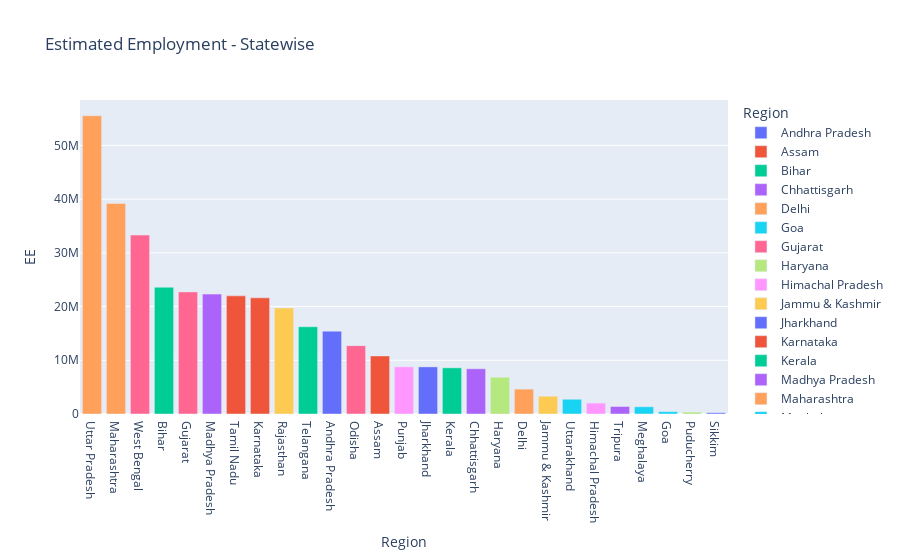

Notebook cell for this chart:
### Code cell
fig = px.bar(State,x='Region',y='EE',color='Region',title='Estimated Employment - Statewise')
fig.update_layout(xaxis={'categoryorder':'total descending'})
fig.show()

### Figure 1 — Plotly figure (JSON) as saved in the notebook; plotly's stock layout.template omitted (floating-point values rounded to 4 significant figures)
{"data": [{"alignmentgroup": "True", "hovertemplate": "Region=%{x}<br>EE=%{y}<extra></extra>", "legendgroup": "Andhra Pradesh", "marker": {"color": "#636efa", "pattern": {"shape": ""}}, "name": "Andhra Pradesh", "offsetgroup": "Andhra Pradesh", "orientation": "v", "showlegend": true, "textposition": "auto", "type": "bar", "x": ["Andhra Pradesh"], "xaxis": "x", "y": [15425480], "yaxis": "y"}, {"alignmentgroup": "True", "hovertemplate": "Region=%{x}<br>EE=%{y}<extra></extra>", "legendgroup": "Assam", "marker": {"color": "#EF553B", "pattern": {"shape": ""}}, "name": "Assam", "offsetgroup": "Assam", "orientation": "v", "showlegend": true, "textposition": "auto", "type": "bar", "x": ["Assam"], "xaxis": "x", "y": [10810000.0], "yaxis": "y"}, {"alignmentgroup": "True", "hovertemplate": "Region=%{x}<br>EE=%{y}<extra></extra>", "legendgroup": "Bihar", "marker": {"color": "#00cc96", "pattern": {"shape": ""}}, "name": "Bihar", "offsetgroup": "Bihar", "orientation": "v", "showlegend": true, "textposition": "auto", "type": "bar", "x": ["Bihar"], "xaxis": "x", "y": [23606828], "yaxis": "y"}, {"alignmentgroup": "True", "hovertemplate": "Region=%{x}<br>EE=%{y}<extra></extra>", "legendgroup": "Chhattisgarh", "marker": {"color": "#ab63fa", "pattern": {"shape": ""}}, "name": "Chhattisgarh", "offsetgroup": "Chhattisgarh", "orientation": "v", "showlegend": true, "textposition": "auto", "type": "bar", "x": ["Chhattisgarh"], "xaxis": "x", "y": [8421000.0], "yaxis": "y"}, {"alignmentgroup": "True", "hovertemplate": "Region=%{x}<br>EE=%{y}<extra></extra>", "legendgroup": "Delhi", "marker": {"color": "#FFA15A", "pattern": {"shape": ""}}, "name": "Delhi", "offsetgroup": "Delhi", "orientation": "v", "showlegend": true, "textposition": "auto", "type": "bar", "x": ["Delhi"], "xaxis": "x", "y": [4633000.0], "yaxis": "y"}, {"alignmentgroup": "True", "hovertemplate": "Region=%{x}<br>EE=%{y}<extra></extra>", "legendgroup": "Goa", "marker": {"color": "#19d3f3", "pattern": {"shape": ""}}, "name": "Goa", "offsetgroup": "Goa", "orientation": "v", "showlegend": true, "textposition": "auto", "type": "bar", "x": ["Goa"], "xaxis": "x", "y": [442400.0], "yaxis": "y"}, {"alignmentgroup": "True", "hovertemplate": "Region=%{x}<br>EE=%{y}<extra></extra>", "legendgroup": "Gujarat", "marker": {"color": "#FF6692", "pattern": {"shape": ""}}, "name": "Gujarat", "offsetgroup": "Gujarat", "orientation": "v", "showlegend": true, "textposition": "auto", "type": "bar", "x": ["Gujarat"], "xaxis": "x", "y": [22730000.0], "yaxis": "y"}, {"alignmentgroup": "True", "hovertemplate": "Region=%{x}<br>EE=%{y}<extra></extra>", "legendgroup": "Haryana", "marker": {"color": "#B6E880", "pattern": {"shape": ""}}, "name": "Haryana", "offsetgroup": "Haryana", "orientation": "v", "showlegend": true, "textposition": "auto", "type": "bar", "x": ["Haryana"], "xaxis": "x", "y": [6844059], "yaxis": "y"}, {"alignmentgroup": "True", "hovertemplate": "Region=%{x}<br>EE=%{y}<extra></extra>", "legendgroup": "Himachal Pradesh", "marker": {"color": "#FF97FF", "pattern": {"shape": ""}}, "name": "Himachal Pradesh", "offsetgroup": "Himachal Pradesh", "orientation": "v", "showlegend": true, "textposition": "auto", "type": "bar", "x": ["Himachal Pradesh"], "xaxis": "x", "y": [2034000.0], "yaxis": "y"}, {"alignmentgroup": "True", "hovertemplate": "Region=%{x}<br>EE=%{y}<extra></extra>", "legendgroup": "Jammu & Kashmir", "marker": {"color": "#FECB52", "pattern": {"shape": ""}}, "name": "Jammu & Kashmir", "offsetgroup": "Jammu & Kashmir", "orientation": "v", "showlegend": true, "textposition": "auto", "type": "bar", "x": ["Jammu & Kashmir"], "xaxis": "x", "y": [3310000.0], "yaxis": "y"}, {"alignmentgroup": "True", "hovertemplate": "Region=%{x}<br>EE=%{y}<extra></extra>", "legendgroup": "Jharkhand", "marker": {"color": "#636efa", "pattern": {"shape": ""}}, "name": "Jharkhand", "offsetgroup": "Jharkhand", "orientation": "v", "showlegend": true, "textposition": "auto", "type": "bar", "x": ["Jharkhand"], "xaxis": "x", "y": [8771000.0], "yaxis": "y"}, {"alignmentgroup": "True", "hovertemplate": "Region=%{x}<br>EE=%{y}<extra></extra>", "legendgroup": "Karnataka", "marker": {"color": "#EF553B", "pattern": {"shape": ""}}, "name": "Karnataka", "offsetgroup": "Karnataka", "orientation": "v", "showlegend": true, "textposition": "auto", "type": "bar", "x": ["Karnataka"], "xaxis": "x", "y": [21620000.0], "yaxis": "y"}, {"alignmentgroup": "True", "hovertemplate": "Region=%{x}<br>EE=%{y}<extra></extra>", "legendgroup": "Kerala", "marker": {"color": "#00cc96", "pattern": {"shape": ""}}, "name": "Kerala", "offsetgroup": "Kerala", "orientation": "v", "showlegend": true, "textposition": "auto", "type": "bar", "x": ["Kerala"], "xaxis": "x", "y": [8597000.0], "yaxis": "y"}, {"alignmentgroup": "True", "hovertemplate": "Region=%{x}<br>EE=%{y}<extra></extra>", "legendgroup": "Madhya Pradesh", "marker": {"color": "#ab63fa", "pattern": {"shape": ""}}, "name": "Madhya Pradesh", "offsetgroup": "Madhya Pradesh", "orientation": "v", "showlegend": true, "textposition": "auto", "type": "bar", "x": ["Madhya Pradesh"], "xaxis": "x", "y": [22320000.0], "yaxis": "y"}, {"alignmentgroup": "True", "hovertemplate": "Region=%{x}<br>EE=%{y}<extra></extra>", "legendgroup": "Maharashtra", "marker": {"color": "#FFA15A", "pattern": {"shape": ""}}, "name": "Maharashtra", "offsetgroup": "Maharashtra", "orientation": "v", "showlegend": true, "textposition": "auto", "type": "bar", "x": ["Maharashtra"], "xaxis": "x", "y": [39200000.0], "yaxis": "y"}, {"alignmentgroup": "True", "hovertemplate": "Region=%{x}<br>EE=%{y}<extra></extra>", "legendgroup": "Meghalaya", "marker": {"color": "#19d3f3", "pattern": {"shape": ""}}, "name": "Meghalaya", "offsetgroup": "Meghalaya", "orientation": "v", "showlegend": true, "textposition": "auto", "type": "bar", "x": ["Meghalaya"], "xaxis": "x", "y": [1350000.0], "yaxis": "y"}, {"alignmentgroup": "True", "hovertemplate": "Region=%{x}<br>EE=%{y}<extra></extra>", "legendgroup": "Odisha", "marker": {"color": "#FF6692", "pattern": {"shape": ""}}, "name": "Odisha", "offsetgroup": "Odisha", "orientation": "v", "showlegend": true, "textposition": "auto", "type": "bar", "x": ["Odisha"], "xaxis": "x", "y": [12730000.0], "yaxis": "y"}, {"alignmentgroup": "True", "hovertemplate": "Region=%{x}<br>EE=%{y}<extra></extra>", "legendgroup": "Puducherry", "marker": {"color": "#B6E880", "pattern": {"shape": ""}}, "name": "Puducherry", "offsetgroup": "Puducherry", "orientation": "v", "showlegend": true, "textposition": "auto", "type": "bar", "x": ["Puducherry"], "xaxis": "x", "y": [365300.0], "yaxis": "y"}, {"alignmentgroup": "True", "hovertemplate": "Region=%{x}<br>EE=%{y}<extra></extra>", "legendgroup": "Punjab", "marker": {"color": "#FF97FF", "pattern": {"shape": ""}}, "name": "Punjab", "offsetgroup": "Punjab", "orientation": "v", "showlegend": true, "textposition": "auto", "type": "bar", "x": ["Punjab"], "xaxis": "x", "y": [8783000.0], "yaxis": "y"}, {"alignmentgroup": "True", "hovertemplate": "Region=%{x}<br>EE=%{y}<extra></extra>", "legendgroup": "Rajasthan", "marker": {"color": "#FECB52", "pattern": {"shape": ""}}, "name": "Rajasthan", "offsetgroup": "Rajasthan", "orientation": "v", "showlegend": true, "textposition": "auto", "type": "bar", "x": ["Rajasthan"], "xaxis": "x", "y": [19730000.0], "yaxis": "y"}, {"alignmentgroup": "True", "hovertemplate": "Region=%{x}<br>EE=%{y}<extra></extra>", "legendgroup": "Sikkim", "marker": {"color": "#636efa", "pattern": {"shape": ""}}, "name": "Sikkim", "offsetgroup": "Sikkim", "orientation": "v", "showlegend": true, "textposition": "auto", "type": "bar", "x": ["Sikkim"], "xaxis": "x", "y": [234500.0], "yaxis": "y"}, {"alignmentgroup": "True", "hovertemplate": "Region=%{x}<br>EE=%{y}<extra></extra>", "legendgroup": "Tamil Nadu", "marker": {"color": "#EF553B", "pattern": {"shape": ""}}, "name": "Tamil Nadu", "offsetgroup": "Tamil Nadu", "orientation": "v", "showlegend": true, "textposition": "auto", "type": "bar", "x": ["Tamil Nadu"], "xaxis": "x", "y": [21990000.0], "yaxis": "y"}, {"alignmentgroup": "True", "hovertemplate": "Region=%{x}<br>EE=%{y}<extra></extra>", "legendgroup": "Telangana", "marker": {"color": "#00cc96", "pattern": {"shape": ""}}, "name": "Telangana", "offsetgroup": "Telangana", "orientation": "v", "showlegend": true, "textposition": "auto", "type": "bar", "x": ["Telangana"], "xaxis": "x", "y": [16240000.0], "yaxis": "y"}, {"alignmentgroup": "True", "hovertemplate": "Region=%{x}<br>EE=%{y}<extra></extra>", "legendgroup": "Tripura", "marker": {"color": "#ab63fa", "pattern": {"shape": ""}}, "name": "Tripura", "offsetgroup": "Tripura", "orientation": "v", "showlegend": true, "textposition": "auto", "type": "bar", "x": ["Tripura"], "xaxis": "x", "y": [1397000.0], "yaxis": "y"}, {"alignmentgroup": "True", "hovertemplate": "Region=%{x}<br>EE=%{y}<extra></extra>", "legendgroup": "Uttar Pradesh", "marker": {"color": "#FFA15A", "pattern": {"shape": ""}}, "name": "Uttar Pradesh", "offsetgroup": "Uttar Pradesh", "orientation": "v", "showlegend": true, "textposition": "auto", "type": "bar", "x": ["Uttar Pradesh"], "xaxis": "x", "y": [55524799], "yaxis": "y"}, {"alignmentgroup": "True", "hovertemplate": "Region=%{x}<br>EE=%{y}<extra></extra>", "legendgroup": "Uttarakhand", "marker": {"color": "#19d3f3", "pattern": {"shape": ""}}, "name": "Uttarakhand", "offsetgroup": "Uttarakhand", "orientation": "v", "showlegend": true, "textposition": "auto", "type": "bar", "x": ["Uttarakhand"], "xaxis": "x", "y": [2743000.0], "yaxis": "y"}, {"alignmentgroup": "True", "hovertemplate": "Region=%{x}<br>EE=%{y}<extra></extra>", "legendgroup": "West Bengal", "marker": {"color": "#FF6692", "pattern": {"shape": ""}}, "name": "West Bengal", "offsetgroup": "West Bengal", "orientation": "v", "showlegend": true, "textposition": "auto", "type": "bar", "x": ["West Bengal"], "xaxis": "x", "y": [33310000.0], "yaxis": "y"}], "layout": {"barmode": "relative", "legend": {"title": {"text": "Region"}, "tracegroupgap": 0}, "title": {"text": "Estimated Employment - Statewise"}, "xaxis": {"anchor": "y", "categoryarray": ["Andhra Pradesh", "Assam", "Bihar", "Chhattisgarh", "Delhi", "Goa", "Gujarat", "Haryana", "Himachal Pradesh", "Jammu & Kashmir", "Jharkhand", "Karnataka", "Kerala", "Madhya Pradesh", "Maharashtra", "Meghalaya", "Odisha", "Puducherry", "Punjab", "Rajasthan", "Sikkim", "Tamil Nadu", "Telangana", "Tripura", "Uttar Pradesh", "Uttarakhand", "West Bengal"], "categoryorder": "total descending", "domain": [0, 1], "title": {"text": "Region"}}, "yaxis": {"anchor": "x", "domain": [0, 1], "title": {"text": "EE"}}}}
